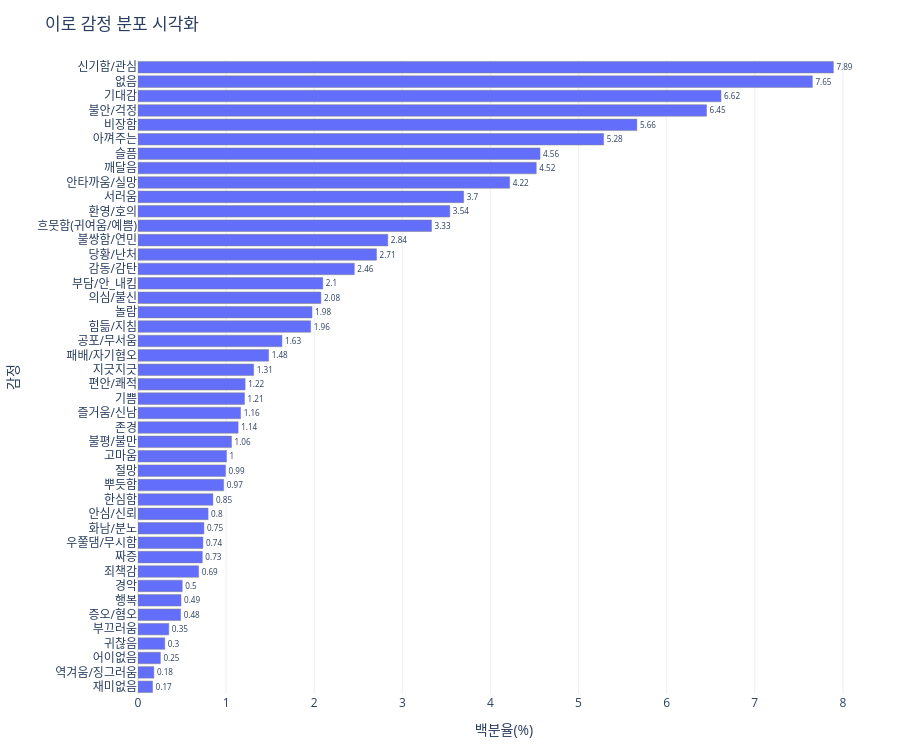
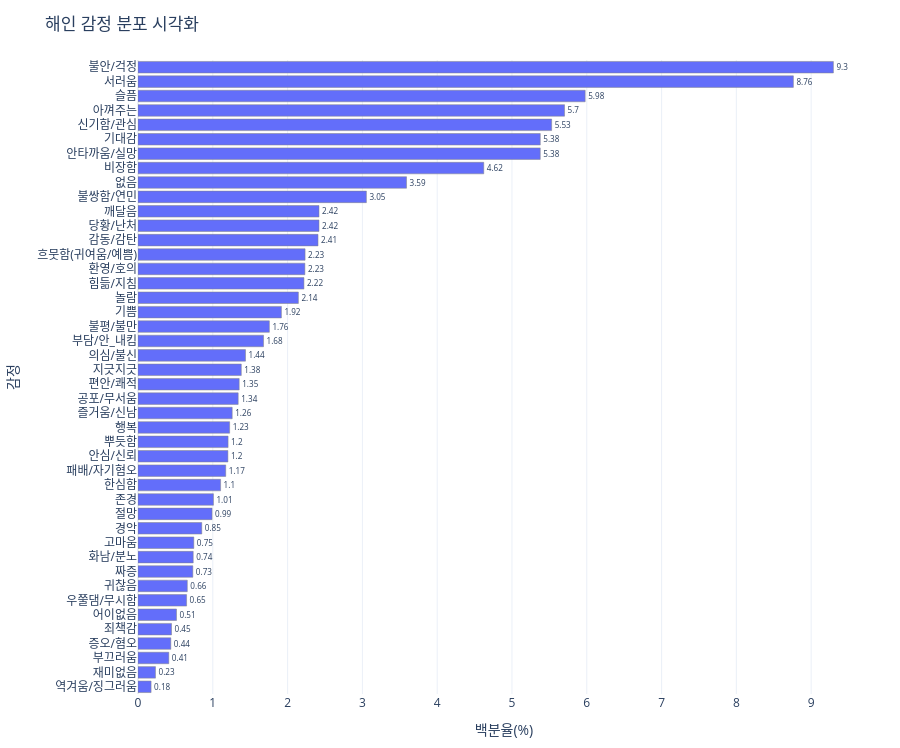
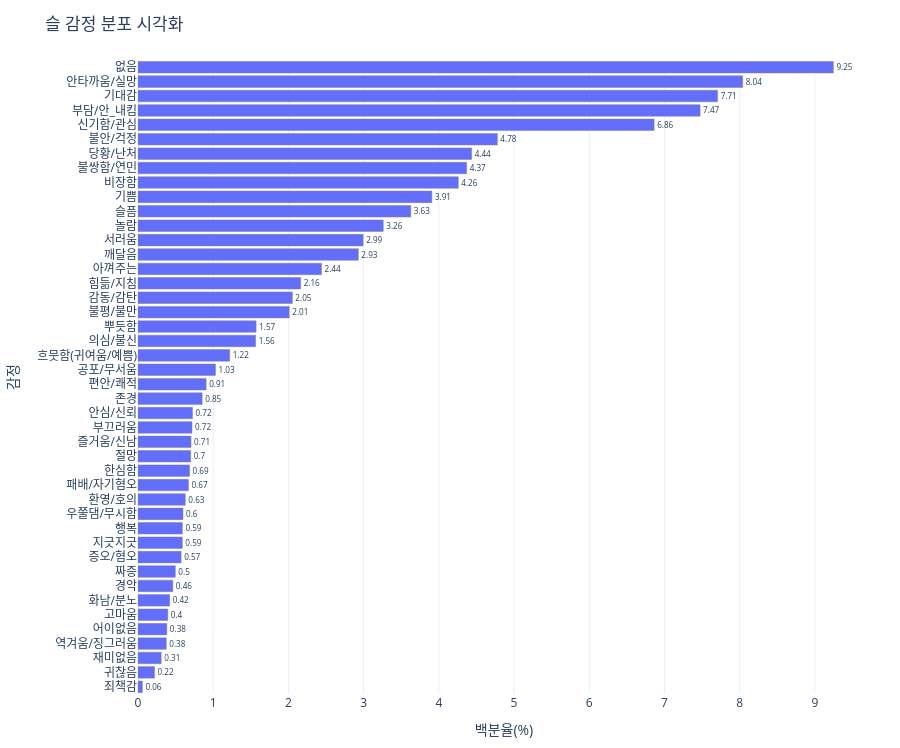
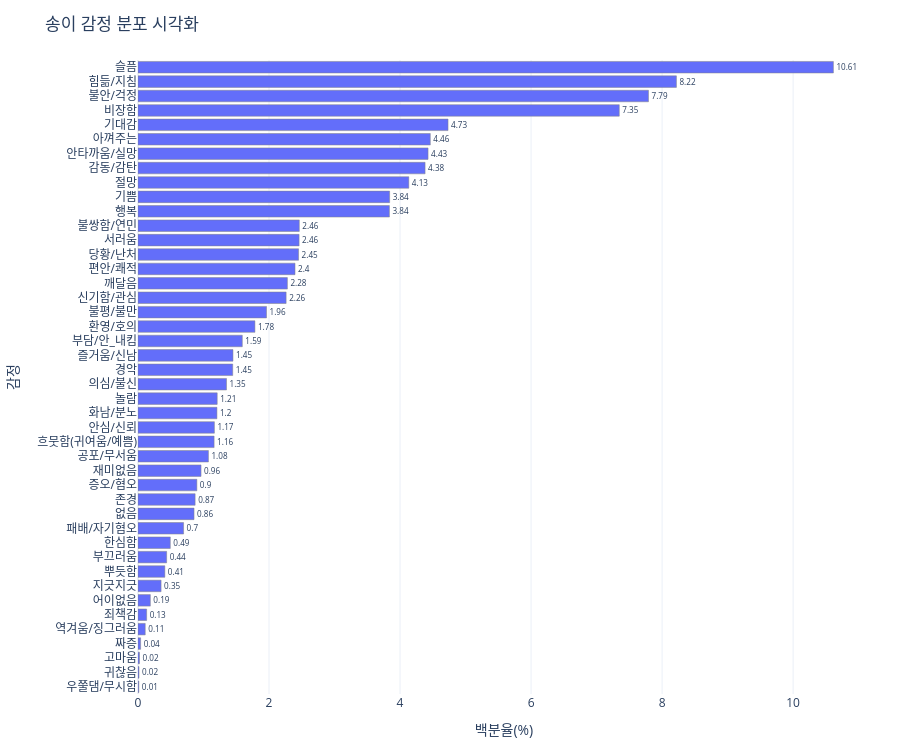

The notebook cell saved with these charts, in order:
### Code cell
plot_full_emotion_distribution(annotator01_df, value_col='백분율(%)', title='이로 감정 분포 시각화')
plot_full_emotion_distribution(annotator02_df, value_col='백분율(%)', title='해인 감정 분포 시각화')
plot_full_emotion_distribution(annotator03_df, value_col='백분율(%)', title='슬 감정 분포 시각화')
plot_full_emotion_distribution(annotator04_df, value_col='백분율(%)', title='송이 감정 분포 시각화')
plot_full_emotion_distribution(annotator05_df, value_col='백분율(%)', title='종훈 감정 분포 시각화')

### Figure 1 — Plotly figure (JSON) as saved in the notebook; plotly's stock layout.template omitted (floating-point values rounded to 4 significant figures)
{"data": [{"hovertemplate": "백분율(%)=%{x}<br>감정=%{y}<br>text=%{text}<extra></extra>", "legendgroup": "", "marker": {"color": "#636efa", "line": {"color": "gray", "width": 0.5}, "pattern": {"shape": ""}}, "name": "", "orientation": "h", "showlegend": false, "text": [0.17, 0.18, 0.25, 0.3, 0.35, 0.48, 0.49, 0.5, 0.69, 0.73, 0.74, 0.75, 0.8, 0.85, 0.97, 0.99, 1.0, 1.06, 1.14, 1.16, 1.21, 1.22, 1.31, 1.48, 1.63, 1.96, 1.98, 2.08, 2.1, 2.46, 2.71, 2.84, 3.33, 3.54, 3.7, 4.22, 4.52, 4.56, 5.28, 5.66, 6.45, 6.62, 7.65, 7.89], "textposition": "outside", "type": "bar", "x": [0.1654, 0.1801, 0.2542, 0.3041, 0.3497, 0.4839, 0.488, 0.5022, 0.6882, 0.73, 0.7369, 0.7484, 0.7956, 0.8505, 0.9725, 0.993, 1.004, 1.061, 1.136, 1.165, 1.209, 1.216, 1.313, 1.483, 1.634, 1.96, 1.975, 2.076, 2.097, 2.455, 2.707, 2.835, 3.332, 3.539, 3.696, 4.218, 4.52, 4.563, 5.285, 5.662, 6.452, 6.617, 7.654, 7.892], "xaxis": "x", "y": ["재미없음", "역겨움/징그러움", "어이없음", "귀찮음", "부끄러움", "증오/혐오", "행복", "경악", "죄책감", "짜증", "우쭐댐/무시함", "화남/분노", "안심/신뢰", "한심함", "뿌듯함", "절망", "고마움", "불평/불만", "존경", "즐거움/신남", "기쁨", "편안/쾌적", "지긋지긋", "패배/자기혐오", "공포/무서움", "힘듦/지침", "놀람", "의심/불신", "부담/안_내킴", "감동/감탄", "당황/난처", "불쌍함/연민", "흐뭇함(귀여움/예쁨)", "환영/호의", "서러움", "안타까움/실망", "깨달음", "슬픔", "아껴주는", "비장함", "불안/걱정", "기대감", "없음", "신기함/관심"], "yaxis": "y"}], "layout": {"barmode": "relative", "height": 748, "legend": {"tracegroupgap": 0}, "margin": {"b": 30, "l": 100, "r": 30, "t": 60}, "title": {"text": "이로 감정 분포 시각화"}, "xaxis": {"anchor": "y", "domain": [0, 1], "title": {"text": "백분율(%)"}}, "yaxis": {"anchor": "x", "domain": [0, 1], "title": {"text": "감정"}}}}

### Figure 2 — Plotly figure (JSON) as saved in the notebook; plotly's stock layout.template omitted (floating-point values rounded to 4 significant figures)
{"data": [{"hovertemplate": "백분율(%)=%{x}<br>감정=%{y}<br>text=%{text}<extra></extra>", "legendgroup": "", "marker": {"color": "#636efa", "line": {"color": "gray", "width": 0.5}, "pattern": {"shape": ""}}, "name": "", "orientation": "h", "showlegend": false, "text": [0.18, 0.23, 0.41, 0.44, 0.45, 0.51, 0.65, 0.66, 0.73, 0.74, 0.75, 0.85, 0.99, 1.01, 1.1, 1.17, 1.2, 1.2, 1.23, 1.26, 1.34, 1.35, 1.38, 1.44, 1.68, 1.76, 1.92, 2.14, 2.22, 2.23, 2.23, 2.41, 2.42, 2.42, 3.05, 3.59, 4.62, 5.38, 5.38, 5.53, 5.7, 5.98, 8.76, 9.3], "textposition": "outside", "type": "bar", "x": [0.175, 0.2336, 0.412, 0.4388, 0.4482, 0.5149, 0.6497, 0.6591, 0.7331, 0.7383, 0.7463, 0.8528, 0.99, 1.009, 1.104, 1.173, 1.202, 1.204, 1.225, 1.259, 1.339, 1.353, 1.381, 1.437, 1.678, 1.756, 1.917, 2.144, 2.219, 2.231, 2.234, 2.407, 2.42, 2.42, 3.054, 3.59, 4.623, 5.378, 5.378, 5.53, 5.703, 5.979, 8.762, 9.297], "xaxis": "x", "y": ["역겨움/징그러움", "재미없음", "부끄러움", "증오/혐오", "죄책감", "어이없음", "우쭐댐/무시함", "귀찮음", "짜증", "화남/분노", "고마움", "경악", "절망", "존경", "한심함", "패배/자기혐오", "안심/신뢰", "뿌듯함", "행복", "즐거움/신남", "공포/무서움", "편안/쾌적", "지긋지긋", "의심/불신", "부담/안_내킴", "불평/불만", "기쁨", "놀람", "힘듦/지침", "환영/호의", "흐뭇함(귀여움/예쁨)", "감동/감탄", "당황/난처", "깨달음", "불쌍함/연민", "없음", "비장함", "안타까움/실망", "기대감", "신기함/관심", "아껴주는", "슬픔", "서러움", "불안/걱정"], "yaxis": "y"}], "layout": {"barmode": "relative", "height": 748, "legend": {"tracegroupgap": 0}, "margin": {"b": 30, "l": 100, "r": 30, "t": 60}, "title": {"text": "해인 감정 분포 시각화"}, "xaxis": {"anchor": "y", "domain": [0, 1], "title": {"text": "백분율(%)"}}, "yaxis": {"anchor": "x", "domain": [0, 1], "title": {"text": "감정"}}}}

### Figure 3 — Plotly figure (JSON) as saved in the notebook; plotly's stock layout.template omitted (floating-point values rounded to 4 significant figures)
{"data": [{"hovertemplate": "백분율(%)=%{x}<br>감정=%{y}<br>text=%{text}<extra></extra>", "legendgroup": "", "marker": {"color": "#636efa", "line": {"color": "gray", "width": 0.5}, "pattern": {"shape": ""}}, "name": "", "orientation": "h", "showlegend": false, "text": [0.06, 0.22, 0.31, 0.38, 0.38, 0.4, 0.42, 0.46, 0.5, 0.57, 0.59, 0.59, 0.6, 0.63, 0.67, 0.69, 0.7, 0.71, 0.72, 0.72, 0.85, 0.91, 1.03, 1.22, 1.56, 1.57, 2.01, 2.05, 2.16, 2.44, 2.93, 2.99, 3.26, 3.63, 3.91, 4.26, 4.37, 4.44, 4.78, 6.86, 7.47, 7.71, 8.04, 9.25], "textposition": "outside", "type": "bar", "x": [0.05833, 0.22, 0.3088, 0.376, 0.383, 0.3962, 0.4207, 0.4631, 0.4965, 0.5731, 0.5894, 0.59, 0.5982, 0.6289, 0.6703, 0.6853, 0.7007, 0.7051, 0.718, 0.7239, 0.8529, 0.9057, 1.03, 1.219, 1.564, 1.57, 2.011, 2.052, 2.162, 2.439, 2.929, 2.993, 3.261, 3.627, 3.907, 4.258, 4.37, 4.436, 4.778, 6.862, 7.474, 7.706, 8.04, 9.246], "xaxis": "x", "y": ["죄책감", "귀찮음", "재미없음", "역겨움/징그러움", "어이없음", "고마움", "화남/분노", "경악", "짜증", "증오/혐오", "지긋지긋", "행복", "우쭐댐/무시함", "환영/호의", "패배/자기혐오", "한심함", "절망", "즐거움/신남", "부끄러움", "안심/신뢰", "존경", "편안/쾌적", "공포/무서움", "흐뭇함(귀여움/예쁨)", "의심/불신", "뿌듯함", "불평/불만", "감동/감탄", "힘듦/지침", "아껴주는", "깨달음", "서러움", "놀람", "슬픔", "기쁨", "비장함", "불쌍함/연민", "당황/난처", "불안/걱정", "신기함/관심", "부담/안_내킴", "기대감", "안타까움/실망", "없음"], "yaxis": "y"}], "layout": {"barmode": "relative", "height": 748, "legend": {"tracegroupgap": 0}, "margin": {"b": 30, "l": 100, "r": 30, "t": 60}, "title": {"text": "슬 감정 분포 시각화"}, "xaxis": {"anchor": "y", "domain": [0, 1], "title": {"text": "백분율(%)"}}, "yaxis": {"anchor": "x", "domain": [0, 1], "title": {"text": "감정"}}}}

### Figure 4 — Plotly figure (JSON) as saved in the notebook; plotly's stock layout.template omitted (floating-point values rounded to 4 significant figures)
{"data": [{"hovertemplate": "백분율(%)=%{x}<br>감정=%{y}<br>text=%{text}<extra></extra>", "legendgroup": "", "marker": {"color": "#636efa", "line": {"color": "gray", "width": 0.5}, "pattern": {"shape": ""}}, "name": "", "orientation": "h", "showlegend": false, "text": [0.01, 0.02, 0.02, 0.04, 0.11, 0.13, 0.19, 0.35, 0.41, 0.44, 0.49, 0.7, 0.86, 0.87, 0.9, 0.96, 1.08, 1.16, 1.17, 1.2, 1.21, 1.35, 1.45, 1.45, 1.59, 1.78, 1.96, 2.26, 2.28, 2.4, 2.45, 2.46, 2.46, 3.84, 3.84, 4.13, 4.38, 4.43, 4.46, 4.73, 7.35, 7.79, 8.22, 10.61], "textposition": "outside", "type": "bar", "x": [0.01246, 0.01531, 0.02296, 0.04002, 0.1104, 0.132, 0.1885, 0.3524, 0.4096, 0.4373, 0.493, 0.696, 0.8554, 0.872, 0.8985, 0.9625, 1.075, 1.162, 1.166, 1.205, 1.209, 1.351, 1.446, 1.45, 1.592, 1.785, 1.962, 2.261, 2.28, 2.397, 2.451, 2.459, 2.462, 3.838, 3.841, 4.134, 4.382, 4.428, 4.462, 4.733, 7.347, 7.792, 8.219, 10.61], "xaxis": "x", "y": ["우쭐댐/무시함", "귀찮음", "고마움", "짜증", "역겨움/징그러움", "죄책감", "어이없음", "지긋지긋", "뿌듯함", "부끄러움", "한심함", "패배/자기혐오", "없음", "존경", "증오/혐오", "재미없음", "공포/무서움", "흐뭇함(귀여움/예쁨)", "안심/신뢰", "화남/분노", "놀람", "의심/불신", "경악", "즐거움/신남", "부담/안_내킴", "환영/호의", "불평/불만", "신기함/관심", "깨달음", "편안/쾌적", "당황/난처", "서러움", "불쌍함/연민", "행복", "기쁨", "절망", "감동/감탄", "안타까움/실망", "아껴주는", "기대감", "비장함", "불안/걱정", "힘듦/지침", "슬픔"], "yaxis": "y"}], "layout": {"barmode": "relative", "height": 748, "legend": {"tracegroupgap": 0}, "margin": {"b": 30, "l": 100, "r": 30, "t": 60}, "title": {"text": "송이 감정 분포 시각화"}, "xaxis": {"anchor": "y", "domain": [0, 1], "title": {"text": "백분율(%)"}}, "yaxis": {"anchor": "x", "domain": [0, 1], "title": {"text": "감정"}}}}
